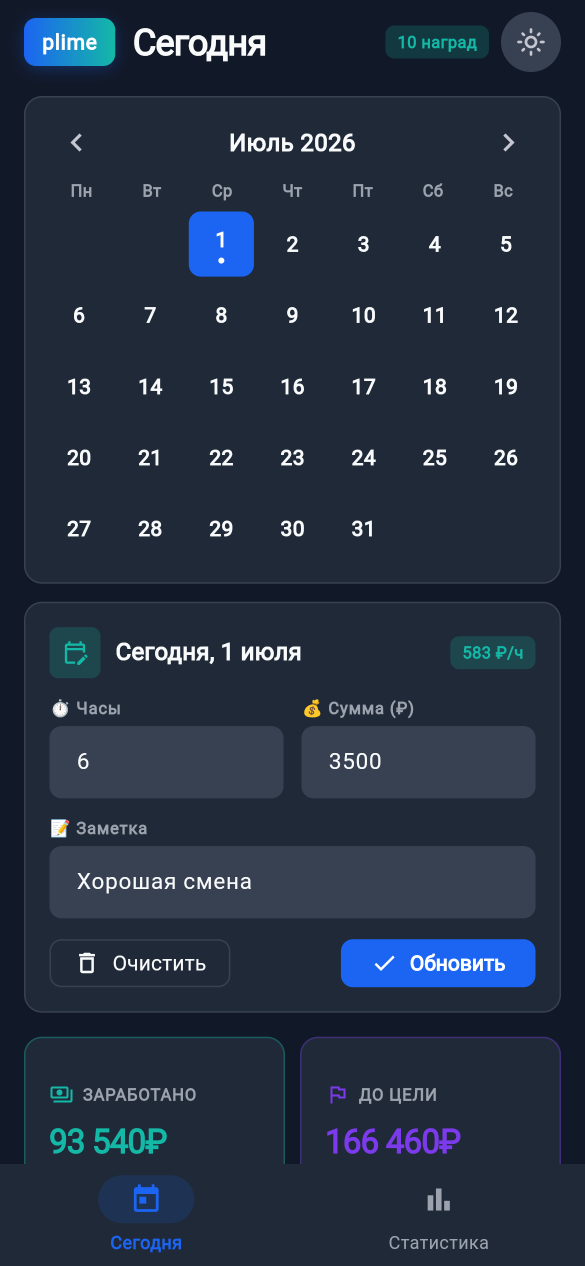
#> input picture store_assets/screenshots/raw/01-today.png, 1170 x 2532 px (shown at 1/2 size)
$ python render_landscape_screenshots.py
#> lines starting #> are read from the running program, lines starting #| are printed output that depends on the picture; after the words box and inside, x2 and y2 are one past the last pixel; in counts of white or black regions, pixels touching at a corner belong together
"""Compose sharp 1920x1080 landscape store screenshots from raw app captures."""
from __future__ import annotations

import math
from pathlib import Path

from PIL import Image, ImageDraw, ImageFilter, ImageFont

ROOT = Path(__file__).resolve().parent.parent
RAW_DIR = ROOT / "store_assets" / "screenshots" / "raw"
OUT_DIR = ROOT / "store_assets" / "screenshots" / "marketing"
STORE_DIR = ROOT / "store_assets" / "screenshots"

W, H = 1920, 1080
PHONE_MAX_H = 940
PHONE_X = 1040
MINT = (94, 234, 212)
WHITE = (248, 250, 252)
SLATE = (148, 163, 184)

SHOTS = [
    ("01-today.png", "01-kopi-na-mechtu.png", "plime-screenshot-1-today.png",
     "Копи на свою мечту", "Умный трекер целей и смен"),
    ("02-progress.png", "02-otmechaj-smenu.png", "plime-screenshot-2-progress.png",
     "Отмечай каждую смену", "Часы, заработок и прогресс"),
    ("03-motivation.png", "03-motivaciya.png", "plime-screenshot-3-motivation.png",
     "Не теряй мотивацию", "Серии, челленджи и прогноз"),
    ("04-stats.png", "04-statistika.png", "plime-screenshot-4-stats.png",
     "Видь полную картину", "Графики, прогнозы и аналитика"),
    ("05-badges.png", "05-nagrady.png", "plime-screenshot-5-badges.png",
     "Получай награды", "За каждую веху на пути к цели"),
]


def _font(size: int, bold: bool = False) -> ImageFont.FreeTypeFont | ImageFont.ImageFont:
    candidates = [
        "C:/Windows/Fonts/segoeuib.ttf" if bold else "C:/Windows/Fonts/segoeui.ttf",
        "C:/Windows/Fonts/arialbd.ttf" if bold else "C:/Windows/Fonts/arial.ttf",
    ]
    for path in candidates:
        if Path(path).exists():
            return ImageFont.truetype(path, size)
    return ImageFont.load_default()


def _gradient_bg() -> Image.Image:
    img = Image.new("RGB", (W, H))
    draw = ImageDraw.Draw(img)
    for y in range(H):
        t = y / (H - 1)
        r = int(15 + t * (30 - 15))
        g = int(23 + t * (58 - 23))
        b = int(42 + t * (95 - 42))
        draw.line([(0, y), (W, y)], fill=(r, g, b))
    glow = Image.new("RGBA", (W, H), (0, 0, 0, 0))
    gdraw = ImageDraw.Draw(glow)
    gdraw.ellipse((PHONE_X - 180, H // 2 - 420, PHONE_X + 620, H // 2 + 420),
                  fill=(20, 184, 166, 38))
    glow = glow.filter(ImageFilter.GaussianBlur(80))
    return Image.alpha_composite(img.convert("RGBA"), glow).convert("RGB")


def _rounded_mask(size: tuple[int, int], radius: int) -> Image.Image:
    mask = Image.new("L", size, 0)
    ImageDraw.Draw(mask).rounded_rectangle((0, 0, size[0], size[1]), radius=radius, fill=255)
    return mask


def _place_phone(canvas: Image.Image, screen: Image.Image) -> None:
    sw, sh = screen.size
    scale = PHONE_MAX_H / sh
    pw, ph = int(sw * scale), int(sh * scale)
    screen_fit = screen.resize((pw, ph), Image.Resampling.LANCZOS)

    bezel = 14
    frame_w, frame_h = pw + bezel * 2, ph + bezel * 2
    fx = PHONE_X + (520 - frame_w) // 2
    fy = (H - frame_h) // 2
    radius = max(36, int(48 * scale))

    shadow = Image.new("RGBA", (W, H), (0, 0, 0, 0))
    sdraw = ImageDraw.Draw(shadow)
    sdraw.rounded_rectangle(
        (fx + 10, fy + 18, fx + frame_w + 10, fy + frame_h + 18),
        radius=radius + 4,
        fill=(0, 0, 0, 90),
    )
    shadow = shadow.filter(ImageFilter.GaussianBlur(24))
    canvas.alpha_composite(shadow)

    frame = Image.new("RGBA", (frame_w, frame_h), (24, 30, 42, 255))
    frame_mask = _rounded_mask((frame_w, frame_h), radius)
    canvas.paste(frame, (fx, fy), frame_mask)

    screen_mask = _rounded_mask((pw, ph), max(28, radius - 6))
    canvas.paste(screen_fit, (fx + bezel, fy + bezel), screen_mask)


def _draw_text(canvas: Image.Image, headline: str, sub: str) -> None:
    draw = ImageDraw.Draw(canvas)
    x = 96

    draw.rounded_rectangle((x, 118, x + 118, 158), radius=20, fill=(20, 184, 166))
    draw.text((x + 22, 126), "plime", fill=WHITE, font=_font(22, bold=True))

    title_font = _font(62, bold=True)
    sub_font = _font(30)

    lines = _wrap(draw, headline, title_font, 780)
    y = 210
    for line in lines:
        draw.text((x, y), line, fill=WHITE, font=title_font)
        y += 72

    draw.text((x, y + 18), sub, fill=MINT, font=sub_font)

    draw.text((x, H - 72), "Plime", fill=SLATE, font=_font(22))


def _wrap(draw: ImageDraw.ImageDraw, text: str, font: ImageFont.ImageFont, max_w: int) -> list[str]:
    words = text.split()
    lines: list[str] = []
    current = ""
    for word in words:
        trial = f"{current} {word}".strip()
        if draw.textlength(trial, font=font) <= max_w:
            current = trial
        else:
            if current:
                lines.append(current)
            current = word
    if current:
        lines.append(current)
    return lines or [text]


def render_one(raw_name: str, out_name: str, headline: str, sub: str) -> Path:
    raw = Image.open(RAW_DIR / raw_name).convert("RGBA")
    canvas = _gradient_bg().convert("RGBA")
    _draw_text(canvas, headline, sub)
    _place_phone(canvas, raw)
    OUT_DIR.mkdir(parents=True, exist_ok=True)
    out = OUT_DIR / out_name
    final = canvas.convert("RGB")
    final.save(out, "PNG", optimize=True)
    return out


# [18 lines left out: function _make_showcase, not called in this run]


def main() -> None:
    outputs: list[Path] = []
    for raw, out, store_name, headline, sub in SHOTS:
        path = render_one(raw, out, headline, sub)
#> in _gradient_bg, `glow = glow.filter(ImageFilter.GaussianBlur(80))`:
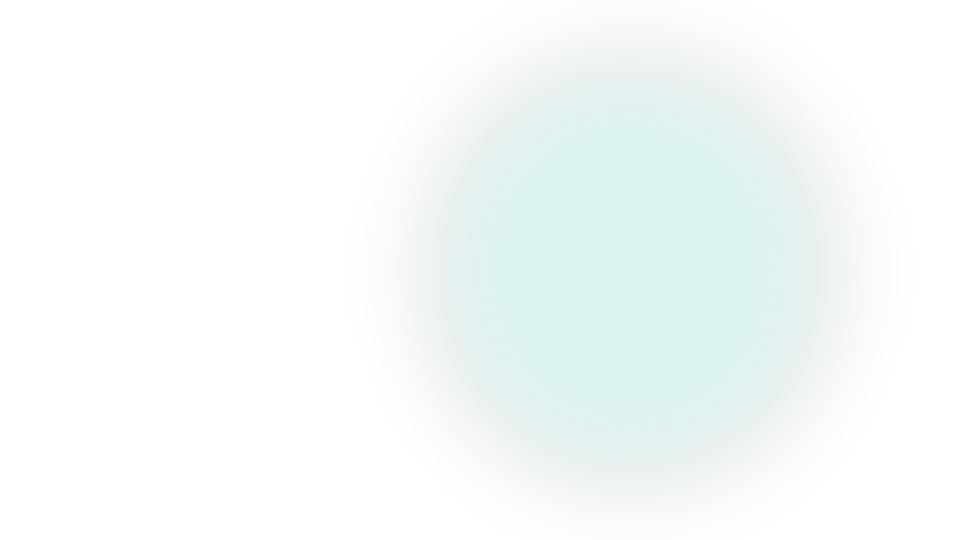
#> glow: PIL image 1920x1080 RGBA (shown at 1/2 size); mean R, G, B, A 5.1, 46.9, 42.3, 9.7; transparent parts drawn white
#> in _gradient_bg, `return Image.alpha_composite(img.convert("RGBA"), glow).convert("RGB")`:
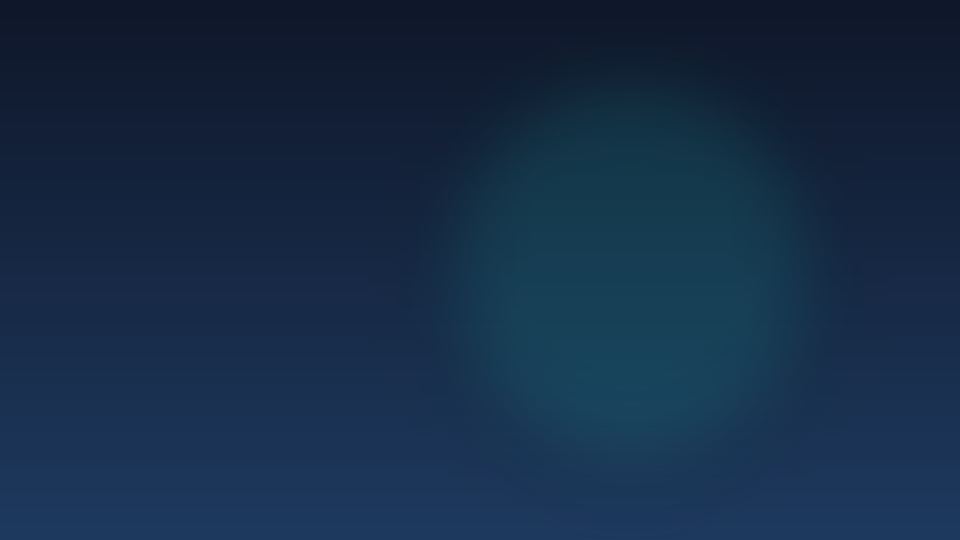
#> returned value: PIL image 1920x1080 RGB (shown at 1/2 size); mean R, G, B 21.8, 44, 70.4
#> in _draw_text, `lines = _wrap(draw, headline, title_font, 780)`: lines = ['Копи на свою мечту']
#> the loop in _draw_text, `for line in lines:` made 1 pass
#> (line, y) on pass 1: ('Копи на свою мечту', 282)
#> after the loop in _draw_text, `for line in lines:`: y = 282
#> in _place_phone, `screen_fit = screen.resize((pw, ph), Image.Resampling.LANCZOS)`:
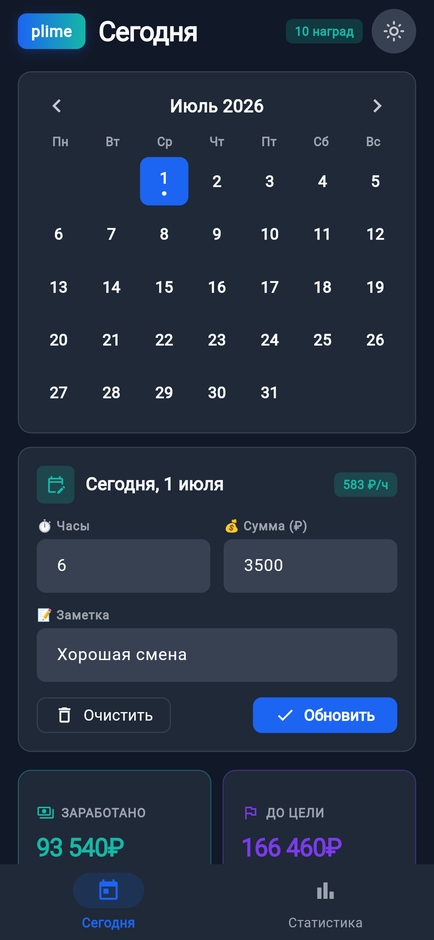
#> screen_fit: PIL image 434x940 RGBA; mean R, G, B, A 35.4, 47.1, 64.2, 255
#> in _place_phone, `shadow = shadow.filter(ImageFilter.GaussianBlur(24))`:
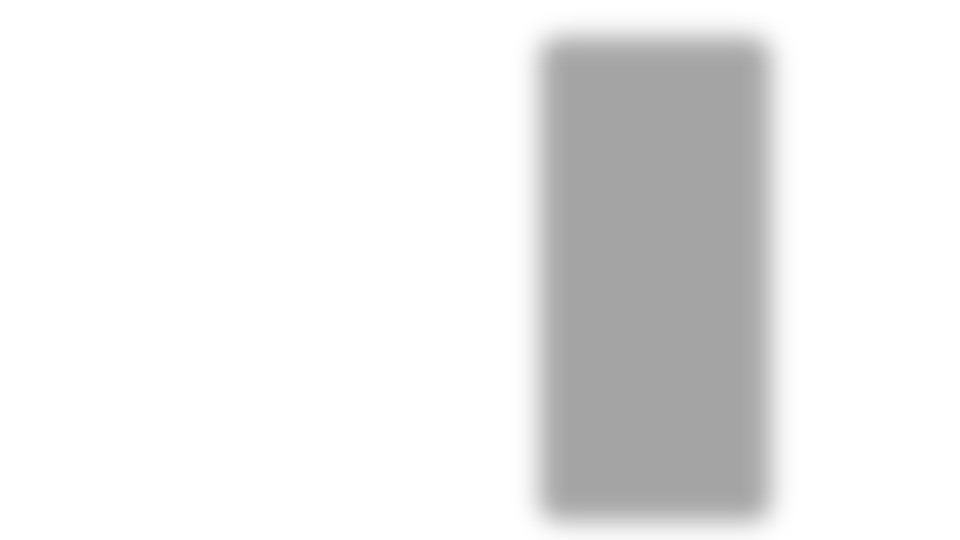
#> shadow: PIL image 1920x1080 RGBA (shown at 1/2 size); mean R, G, B, A 0, 0, 0, 19.4; transparent parts drawn white
#> in _place_phone, `frame = Image.new("RGBA", (frame_w, frame_h), (24, 30, 42, 255))`:
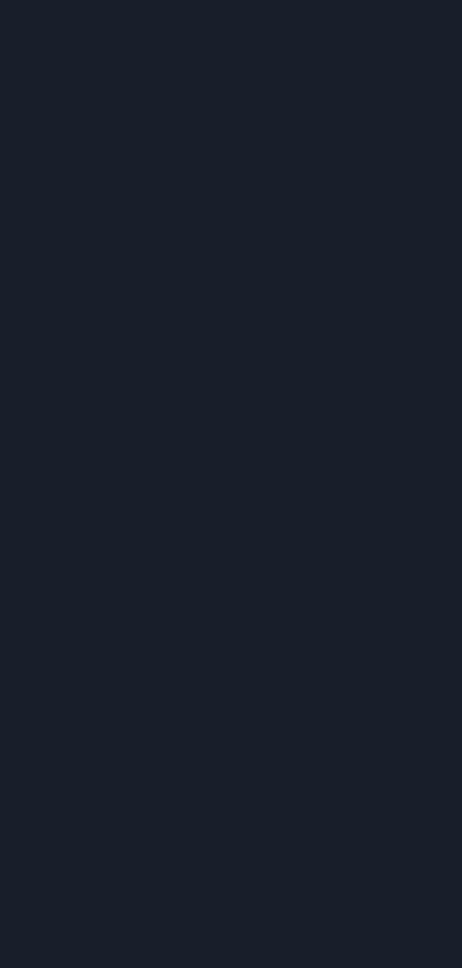
#> frame: PIL image 462x968 RGBA; mean R, G, B, A 24, 30, 42, 255
#> in _rounded_mask, `ImageDraw.Draw(mask).rounded_rectangle((0, 0, size[0], size[1]), radiu..`:
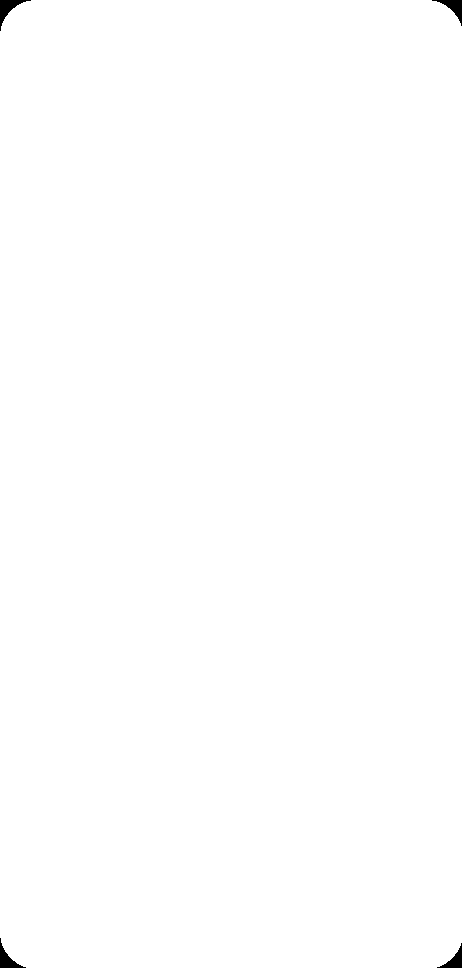
#> mask: PIL image 462x968 L; 99.8% white; 4 black regions, box (x1, y1, x2, y2) and area: (0, 0, 31, 31) 287, (432, 0, 462, 26) 256, (0, 938, 26, 968) 256, (437, 943, 462, 968) 226
#> in _place_phone, `canvas.paste(screen_fit, (fx + bezel, fy + bezel), screen_mask)`:
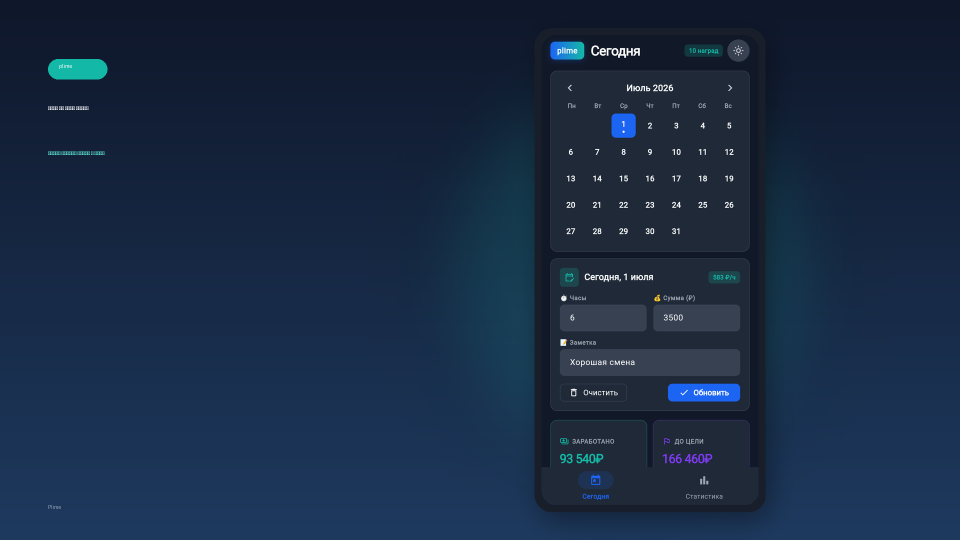
#> canvas: PIL image 1920x1080 RGBA (shown at 1/2 size); mean R, G, B, A 24.5, 42.3, 67.1, 255
        store_path = STORE_DIR / store_name
        Image.open(path).save(store_path, "PNG", optimize=True)
        outputs.append(path)
        print(f"{path} ({W}x{H}) -> {store_path}")
#> pass 2 of the loop in main, `for raw, out, store_name, headline, sub in SHOTS:`:
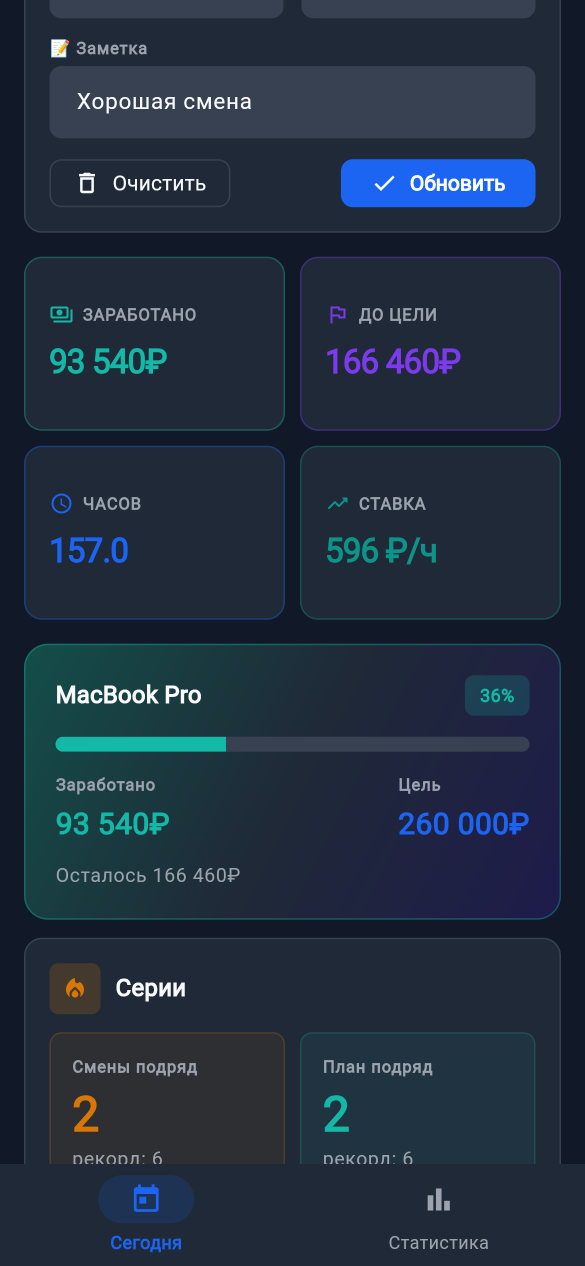
#> input picture store_assets/screenshots/raw/02-progress.png, 1170 x 2532 px (shown at 1/2 size)
#> the loop in _draw_text (call 2), `for line in lines:` made 1 pass
#> in _place_phone (call 2), `screen_fit = screen.resize((pw, ph), Image.Resampling.LANCZOS)`:
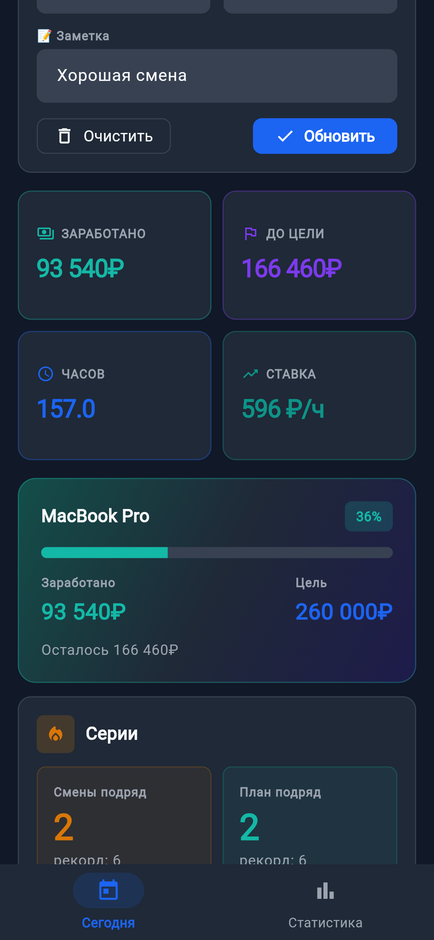
#> screen_fit: PIL image 434x940 RGBA; mean R, G, B, A 33.4, 46.8, 63.1, 255
#> in _place_phone (call 2), `canvas.paste(screen_fit, (fx + bezel, fy + bezel), screen_mask)`:
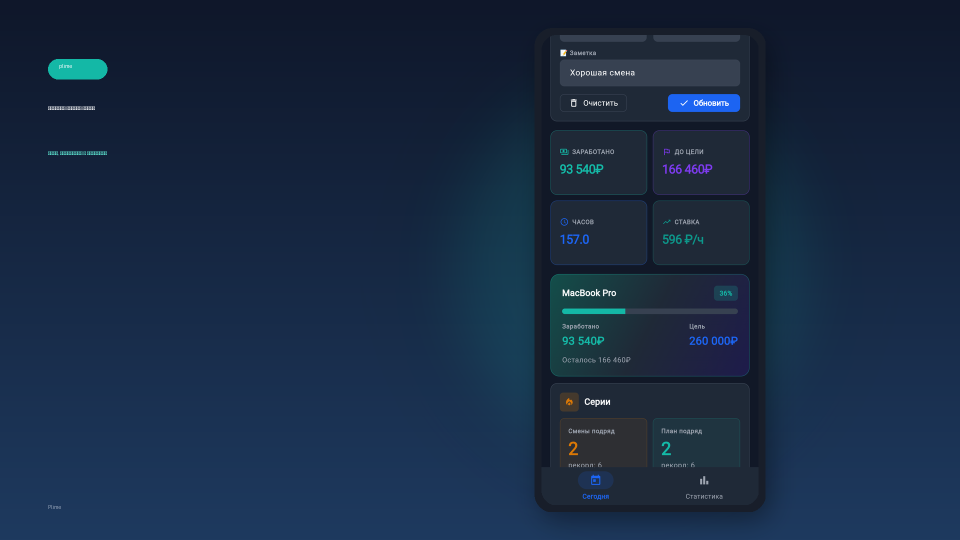
#> canvas: PIL image 1920x1080 RGBA (shown at 1/2 size); mean R, G, B, A 24.1, 42.2, 66.9, 255
#> pass 3 of the loop in main, `for raw, out, store_name, headline, sub in SHOTS:`:
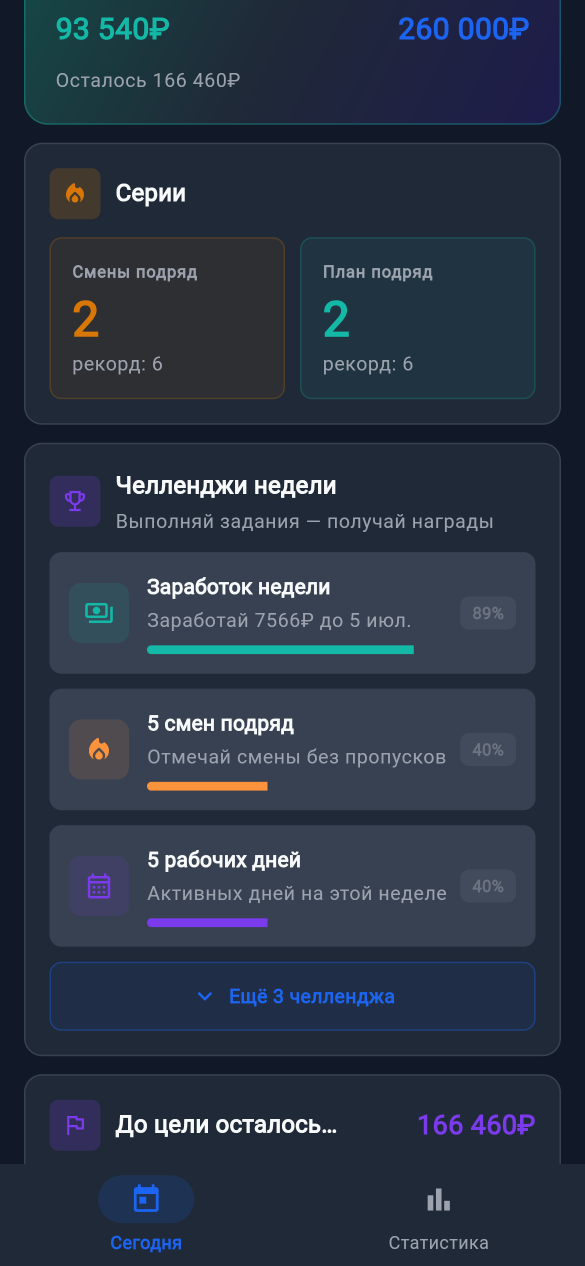
#> input picture store_assets/screenshots/raw/03-motivation.png, 1170 x 2532 px (shown at 1/2 size)
#> in _place_phone (call 3), `screen_fit = screen.resize((pw, ph), Image.Resampling.LANCZOS)`:
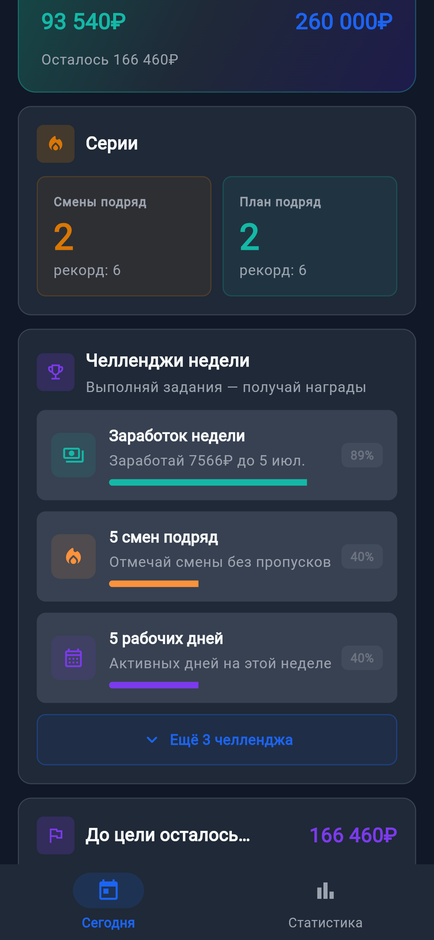
#> screen_fit: PIL image 434x940 RGBA; mean R, G, B, A 40.3, 51.1, 66.8, 255
#> in _place_phone (call 3), `canvas.paste(screen_fit, (fx + bezel, fy + bezel), screen_mask)`:
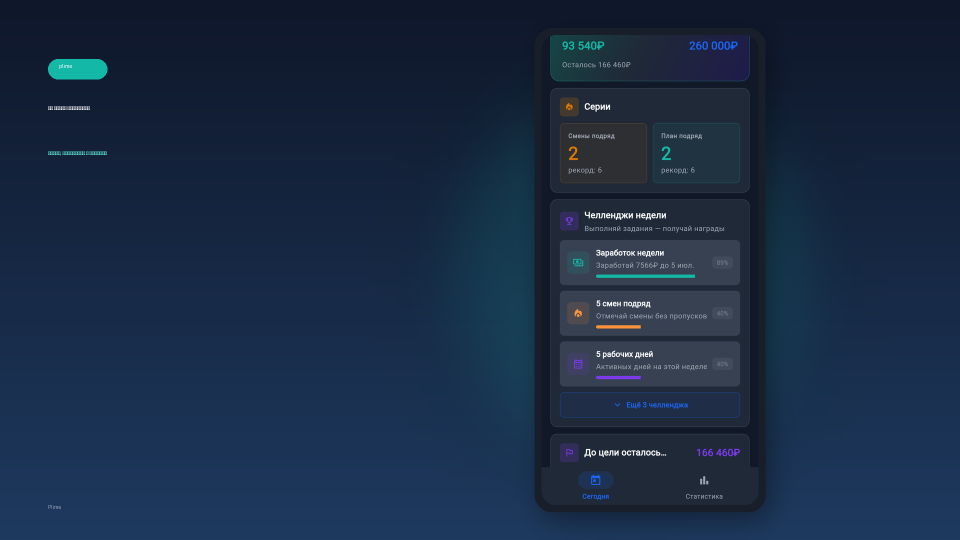
#> canvas: PIL image 1920x1080 RGBA (shown at 1/2 size); mean R, G, B, A 25.5, 43.1, 67.6, 255
#> the loop made 4 passes; the first 3 are shown

    _make_showcase(outputs)


if __name__ == "__main__":
#> (the run stopped early here; a loop or call above may not have finished)
